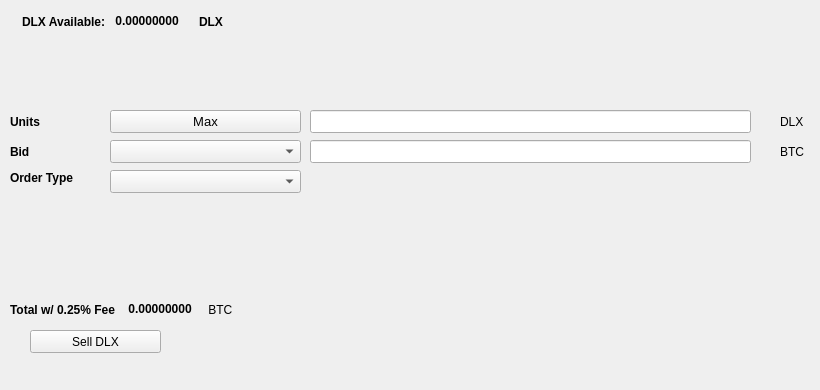
   <widget class="QWidget" name="SellTab">
    <attribute name="title">
     <string>Sell</string>
    </attribute>
    <widget class="QLabel" name="label_16">
     <property name="geometry">
      <rect>
       <x>780</x>
       <y>140</y>
       <width>31</width>
       <height>23</height>
      </rect>
     </property>
     <property name="text">
      <string>BTC</string>
     </property>
    </widget>
    <widget class="QComboBox" name="SellBidcomboBox">
     <property name="geometry">
      <rect>
       <x>110</x>
       <y>140</y>
       <width>191</width>
       <height>23</height>
      </rect>
     </property>
     <property name="font">
      <font>
       <pointsize>10</pointsize>
      </font>
     </property>
    </widget>
    <widget class="QLabel" name="label_18">
     <property name="geometry">
      <rect>
       <x>10</x>
       <y>110</y>
       <width>46</width>
       <height>23</height>
      </rect>
     </property>
     <property name="font">
      <font>
       <weight>75</weight>
       <bold>true</bold>
      </font>
     </property>
     <property name="text">
      <string>Units</string>
     </property>
    </widget>
    <widget class="QPushButton" name="Sell_Max_Amount">
     <property name="geometry">
      <rect>
       <x>110</x>
       <y>110</y>
       <width>191</width>
       <height>23</height>
      </rect>
     </property>
     <property name="font">
      <font>
       <pointsize>10</pointsize>
      </font>
     </property>
     <property name="text">
      <string>Max</string>
     </property>
    </widget>
    <widget class="QLabel" name="label_20">
     <property name="geometry">
      <rect>
       <x>10</x>
       <y>170</y>
       <width>91</width>
       <height>16</height>
      </rect>
     </property>
     <property name="font">
      <font>
       <weight>75</weight>
       <bold>true</bold>
      </font>
     </property>
     <property name="text">
      <string>Order Type</string>
     </property>
    </widget>
    <widget class="QComboBox" name="SellOrdertypeCombo">
     <property name="geometry">
      <rect>
       <x>110</x>
       <y>170</y>
       <width>191</width>
       <height>23</height>
      </rect>
     </property>
     <property name="font">
      <font>
       <pointsize>10</pointsize>
      </font>
     </property>
    </widget>
    <widget class="QLabel" name="label_21">
     <property name="geometry">
      <rect>
       <x>10</x>
       <y>140</y>
       <width>46</width>
       <height>23</height>
      </rect>
     </property>
     <property name="font">
      <font>
       <weight>75</weight>
       <bold>true</bold>
      </font>
     </property>
     <property name="text">
      <string>Bid</string>
     </property>
    </widget>
    <widget class="QLabel" name="label_22">
     <property name="geometry">
      <rect>
       <x>780</x>
       <y>110</y>
       <width>31</width>
       <height>23</height>
      </rect>
     </property>
     <property name="text">
      <string>DLX</string>
     </property>
    </widget>
    <widget class="QLineEdit" name="UnitsInputDLX">
     <property name="geometry">
      <rect>
       <x>310</x>
       <y>110</y>
       <width>441</width>
       <height>23</height>
      </rect>
     </property>
     <property name="font">
      <font>
       <pointsize>9</pointsize>
       <weight>75</weight>
       <bold>true</bold>
      </font>
     </property>
    </widget>
    <widget class="QLineEdit" name="SellBidPriceEdit">
     <property name="geometry">
      <rect>
       <x>310</x>
       <y>140</y>
       <width>441</width>
       <height>23</height>
      </rect>
     </property>
     <property name="font">
      <font>
       <pointsize>9</pointsize>
       <weight>75</weight>
       <bold>true</bold>
      </font>
     </property>
    </widget>
    <widget class="QPushButton" name="SellDLXBTN">
     <property name="geometry">
      <rect>
       <x>30</x>
       <y>330</y>
       <width>131</width>
       <height>23</height>
      </rect>
     </property>
     <property name="text">
      <string>Sell DLX</string>
     </property>
     <property name="icon">
      <iconset resource="../diplexcoin">
       <normaloff>:/icons/bitcoin</normaloff>:/icons/bitcoin</iconset>
     </property>
    </widget>
    <widget class="QWidget" name="layoutWidget3">
     <property name="geometry">
      <rect>
       <x>22</x>
       <y>12</y>
       <width>258</width>
       <height>19</height>
      </rect>
     </property>
     <layout class="QHBoxLayout" name="horizontalLayout">
      <item>
       <widget class="QLabel" name="label232_2">
        <property name="font">
         <font>
          <weight>75</weight>
          <bold>true</bold>
         </font>
        </property>
        <property name="text">
         <string>DLX Available:</string>
        </property>
       </widget>
      </item>
      <item>
       <widget class="QLabel" name="DLXAvailableLabel">
        <property name="palette">
         <palette>
          <active>
           <colorrole role="WindowText">
            <brush brushstyle="SolidPattern">
             <color alpha="255">
              <red>0</red>
              <green>0</green>
              <blue>0</blue>
             </color>
            </brush>
           </colorrole>
           <colorrole role="Button">
            <brush brushstyle="SolidPattern">
             <color alpha="255">
              <red>0</red>
              <green>170</green>
              <blue>0</blue>
             </color>
            </brush>
           </colorrole>
           <colorrole role="Light">
            <brush brushstyle="SolidPattern">
             <color alpha="255">
              <red>0</red>
              <green>255</green>
              <blue>0</blue>
             </color>
            </brush>
           </colorrole>
           <colorrole role="Midlight">
            <brush brushstyle="SolidPattern">
             <color alpha="255">
              <red>0</red>
              <green>212</green>
              <blue>0</blue>
             </color>
            </brush>
           </colorrole>
           <colorrole role="Dark">
            <brush brushstyle="SolidPattern">
             <color alpha="255">
              <red>0</red>
              <green>85</green>
              <blue>0</blue>
             </color>
            </brush>
           </colorrole>
           <colorrole role="Mid">
            <brush brushstyle="SolidPattern">
             <color alpha="255">
              <red>0</red>
              <green>113</green>
              <blue>0</blue>
             </color>
            </brush>
           </colorrole>
           <colorrole role="Text">
            <brush brushstyle="SolidPattern">
             <color alpha="255">
              <red>0</red>
              <green>170</green>
              <blue>0</blue>
             </color>
            </brush>
           </colorrole>
           <colorrole role="BrightText">
            <brush brushstyle="SolidPattern">
             <color alpha="255">
              <red>255</red>
              <green>255</green>
              <blue>255</blue>
             </color>
            </brush>
           </colorrole>
           <colorrole role="ButtonText">
            <brush brushstyle="SolidPattern">
             <color alpha="255">
              <red>0</red>
              <green>0</green>
              <blue>0</blue>
             </color>
            </brush>
           </colorrole>
           <colorrole role="Base">
            <brush brushstyle="SolidPattern">
             <color alpha="255">
              <red>255</red>
              <green>255</green>
              <blue>255</blue>
             </color>
            </brush>
           </colorrole>
           <colorrole role="Window">
            <brush brushstyle="SolidPattern">
             <color alpha="255">
              <red>0</red>
              <green>170</green>
              <blue>0</blue>
             </color>
            </brush>
           </colorrole>
           <colorrole role="Shadow">
            <brush brushstyle="SolidPattern">
             <color alpha="255">
              <red>0</red>
              <green>0</green>
              <blue>0</blue>
             </color>
            </brush>
           </colorrole>
           <colorrole role="AlternateBase">
            <brush brushstyle="SolidPattern">
             <color alpha="255">
              <red>127</red>
              <green>212</green>
              <blue>127</blue>
             </color>
            </brush>
           </colorrole>
           <colorrole role="ToolTipBase">
            <brush brushstyle="SolidPattern">
             <color alpha="255">
              <red>255</red>
              <green>255</green>
              <blue>220</blue>
             </color>
            </brush>
           </colorrole>
           <colorrole role="ToolTipText">
            <brush brushstyle="SolidPattern">
             <color alpha="255">
              <red>0</red>
              <green>0</green>
              <blue>0</blue>
             </color>
            </brush>
           </colorrole>
          </active>
          <inactive>
           <colorrole role="WindowText">
            <brush brushstyle="SolidPattern">
             <color alpha="255">
              <red>0</red>
              <green>0</green>
              <blue>0</blue>
             </color>
            </brush>
           </colorrole>
           <colorrole role="Button">
            <brush brushstyle="SolidPattern">
             <color alpha="255">
              <red>0</red>
              <green>170</green>
              <blue>0</blue>
             </color>
            </brush>
           </colorrole>
           <colorrole role="Light">
            <brush brushstyle="SolidPattern">
             <color alpha="255">
              <red>0</red>
              <green>255</green>
              <blue>0</blue>
             </color>
            </brush>
           </colorrole>
           <colorrole role="Midlight">
            <brush brushstyle="SolidPattern">
             <color alpha="255">
              <red>0</red>
              <green>212</green>
              <blue>0</blue>
             </color>
            </brush>
           </colorrole>
           <colorrole role="Dark">
            <brush brushstyle="SolidPattern">
             <color alpha="255">
              <red>0</red>
              <green>85</green>
              <blue>0</blue>
             </color>
            </brush>
           </colorrole>
           <colorrole role="Mid">
            <brush brushstyle="SolidPattern">
             <color alpha="255">
              <red>0</red>
              <green>113</green>
              <blue>0</blue>
             </color>
            </brush>
           </colorrole>
           <colorrole role="Text">
            <brush brushstyle="SolidPattern">
             <color alpha="255">
              <red>0</red>
              <green>170</green>
              <blue>0</blue>
             </color>
            </brush>
           </colorrole>
           <colorrole role="BrightText">
            <brush brushstyle="SolidPattern">
             <color alpha="255">
              <red>255</red>
              <green>255</green>
              <blue>255</blue>
             </color>
            </brush>
           </colorrole>
           <colorrole role="ButtonText">
            <brush brushstyle="SolidPattern">
             <color alpha="255">
              <red>0</red>
              <green>0</green>
              <blue>0</blue>
             </color>
            </brush>
           </colorrole>
           <colorrole role="Base">
            <brush brushstyle="SolidPattern">
             <color alpha="255">
              <red>255</red>
              <green>255</green>
              <blue>255</blue>
             </color>
            </brush>
           </colorrole>
           <colorrole role="Window">
            <brush brushstyle="SolidPattern">
             <color alpha="255">
              <red>0</red>
              <green>170</green>
              <blue>0</blue>
             </color>
            </brush>
           </colorrole>
           <colorrole role="Shadow">
            <brush brushstyle="SolidPattern">
             <color alpha="255">
              <red>0</red>
              <green>0</green>
              <blue>0</blue>
             </color>
            </brush>
           </colorrole>
           <colorrole role="AlternateBase">
            <brush brushstyle="SolidPattern">
             <color alpha="255">
              <red>127</red>
              <green>212</green>
              <blue>127</blue>
             </color>
            </brush>
           </colorrole>
           <colorrole role="ToolTipBase">
            <brush brushstyle="SolidPattern">
             <color alpha="255">
              <red>255</red>
              <green>255</green>
              <blue>220</blue>
             </color>
            </brush>
           </colorrole>
           <colorrole role="ToolTipText">
            <brush brushstyle="SolidPattern">
             <color alpha="255">
              <red>0</red>
              <green>0</green>
              <blue>0</blue>
             </color>
            </brush>
           </colorrole>
          </inactive>
          <disabled>
           <colorrole role="WindowText">
            <brush brushstyle="SolidPattern">
             <color alpha="255">
              <red>0</red>
              <green>85</green>
              <blue>0</blue>
             </color>
            </brush>
           </colorrole>
           <colorrole role="Button">
            <brush brushstyle="SolidPattern">
             <color alpha="255">
              <red>0</red>
              <green>170</green>
              <blue>0</blue>
             </color>
            </brush>
           </colorrole>
           <colorrole role="Light">
            <brush brushstyle="SolidPattern">
             <color alpha="255">
              <red>0</red>
              <green>255</green>
              <blue>0</blue>
             </color>
            </brush>
           </colorrole>
           <colorrole role="Midlight">
            <brush brushstyle="SolidPattern">
             <color alpha="255">
              <red>0</red>
              <green>212</green>
              <blue>0</blue>
             </color>
            </brush>
           </colorrole>
           <colorrole role="Dark">
            <brush brushstyle="SolidPattern">
             <color alpha="255">
              <red>0</red>
              <green>85</green>
              <blue>0</blue>
             </color>
            </brush>
           </colorrole>
           <colorrole role="Mid">
            <brush brushstyle="SolidPattern">
             <color alpha="255">
              <red>0</red>
              <green>113</green>
              <blue>0</blue>
             </color>
            </brush>
           </colorrole>
           <colorrole role="Text">
            <brush brushstyle="SolidPattern">
             <color alpha="255">
              <red>0</red>
              <green>85</green>
              <blue>0</blue>
             </color>
            </brush>
           </colorrole>
           <colorrole role="BrightText">
            <brush brushstyle="SolidPattern">
             <color alpha="255">
              <red>255</red>
              <green>255</green>
              <blue>255</blue>
             </color>
            </brush>
           </colorrole>
           <colorrole role="ButtonText">
            <brush brushstyle="SolidPattern">
             <color alpha="255">
              <red>0</red>
              <green>85</green>
              <blue>0</blue>
             </color>
            </brush>
           </colorrole>
           <colorrole role="Base">
            <brush brushstyle="SolidPattern">
             <color alpha="255">
              <red>0</red>
              <green>170</green>
              <blue>0</blue>
             </color>
            </brush>
           </colorrole>
           <colorrole role="Window">
            <brush brushstyle="SolidPattern">
             <color alpha="255">
              <red>0</red>
              <green>170</green>
              <blue>0</blue>
             </color>
            </brush>
           </colorrole>
           <colorrole role="Shadow">
            <brush brushstyle="SolidPattern">
             <color alpha="255">
              <red>0</red>
              <green>0</green>
              <blue>0</blue>
             </color>
            </brush>
           </colorrole>
           <colorrole role="AlternateBase">
            <brush brushstyle="SolidPattern">
             <color alpha="255">
              <red>0</red>
              <green>170</green>
              <blue>0</blue>
             </color>
            </brush>
           </colorrole>
           <colorrole role="ToolTipBase">
            <brush brushstyle="SolidPattern">
             <color alpha="255">
              <red>255</red>
              <green>255</green>
              <blue>220</blue>
             </color>
            </brush>
           </colorrole>
           <colorrole role="ToolTipText">
            <brush brushstyle="SolidPattern">
             <color alpha="255">
              <red>0</red>
              <green>0</green>
              <blue>0</blue>
             </color>
            </brush>
           </colorrole>
          </disabled>
         </palette>
        </property>
        <property name="font">
         <font>
          <weight>75</weight>
          <bold>true</bold>
         </font>
        </property>
        <property name="text">
         <string> 0.00000000 </string>
        </property>
        <property name="textInteractionFlags">
         <set>Qt::LinksAccessibleByMouse|Qt::TextSelectableByKeyboard|Qt::TextSelectableByMouse</set>
        </property>
       </widget>
      </item>
      <item>
       <widget class="QLabel" name="labelDLX">
        <property name="font">
         <font>
          <weight>75</weight>
          <bold>true</bold>
         </font>
        </property>
        <property name="text">
         <string>DLX</string>
        </property>
       </widget>
      </item>
     </layout>
    </widget>
    <widget class="QWidget" name="layoutWidget">
     <property name="geometry">
      <rect>
       <x>10</x>
       <y>300</y>
       <width>268</width>
       <height>19</height>
      </rect>
     </property>
     <layout class="QHBoxLayout" name="horizontalLayout_2">
      <item>
       <widget class="QLabel" name="label_19">
        <property name="font">
         <font>
          <weight>75</weight>
          <bold>true</bold>
         </font>
        </property>
        <property name="text">
         <string>Total w/ 0.25% Fee </string>
        </property>
       </widget>
      </item>
      <item>
       <widget class="QLabel" name="SellCostLabel">
        <property name="palette">
         <palette>
          <active>
           <colorrole role="WindowText">
            <brush brushstyle="SolidPattern">
             <color alpha="255">
              <red>0</red>
              <green>0</green>
              <blue>0</blue>
             </color>
            </brush>
           </colorrole>
           <colorrole role="Button">
            <brush brushstyle="SolidPattern">
             <color alpha="255">
              <red>0</red>
              <green>170</green>
              <blue>0</blue>
             </color>
            </brush>
           </colorrole>
           <colorrole role="Light">
            <brush brushstyle="SolidPattern">
             <color alpha="255">
              <red>0</red>
              <green>255</green>
              <blue>0</blue>
             </color>
            </brush>
           </colorrole>
           <colorrole role="Midlight">
            <brush brushstyle="SolidPattern">
             <color alpha="255">
              <red>0</red>
              <green>212</green>
              <blue>0</blue>
             </color>
            </brush>
           </colorrole>
           <colorrole role="Dark">
            <brush brushstyle="SolidPattern">
             <color alpha="255">
              <red>0</red>
              <green>85</green>
              <blue>0</blue>
             </color>
            </brush>
           </colorrole>
           <colorrole role="Mid">
            <brush brushstyle="SolidPattern">
             <color alpha="255">
              <red>0</red>
              <green>113</green>
              <blue>0</blue>
             </color>
            </brush>
           </colorrole>
           <colorrole role="Text">
            <brush brushstyle="SolidPattern">
             <color alpha="255">
              <red>0</red>
              <green>170</green>
              <blue>0</blue>
             </color>
            </brush>
           </colorrole>
           <colorrole role="BrightText">
            <brush brushstyle="SolidPattern">
             <color alpha="255">
              <red>255</red>
              <green>255</green>
              <blue>255</blue>
             </color>
            </brush>
           </colorrole>
           <colorrole role="ButtonText">
            <brush brushstyle="SolidPattern">
             <color alpha="255">
              <red>0</red>
              <green>0</green>
              <blue>0</blue>
             </color>
            </brush>
           </colorrole>
           <colorrole role="Base">
            <brush brushstyle="SolidPattern">
             <color alpha="255">
              <red>255</red>
              <green>255</green>
              <blue>255</blue>
             </color>
            </brush>
           </colorrole>
           <colorrole role="Window">
            <brush brushstyle="SolidPattern">
             <color alpha="255">
              <red>0</red>
              <green>170</green>
              <blue>0</blue>
             </color>
            </brush>
           </colorrole>
           <colorrole role="Shadow">
            <brush brushstyle="SolidPattern">
             <color alpha="255">
              <red>0</red>
              <green>0</green>
              <blue>0</blue>
             </color>
            </brush>
           </colorrole>
           <colorrole role="AlternateBase">
            <brush brushstyle="SolidPattern">
             <color alpha="255">
              <red>127</red>
              <green>212</green>
              <blue>127</blue>
             </color>
            </brush>
           </colorrole>
           <colorrole role="ToolTipBase">
            <brush brushstyle="SolidPattern">
             <color alpha="255">
              <red>255</red>
              <green>255</green>
              <blue>220</blue>
             </color>
            </brush>
           </colorrole>
           <colorrole role="ToolTipText">
            <brush brushstyle="SolidPattern">
             <color alpha="255">
              <red>0</red>
              <green>0</green>
              <blue>0</blue>
             </color>
            </brush>
           </colorrole>
          </active>
          <inactive>
           <colorrole role="WindowText">
            <brush brushstyle="SolidPattern">
             <color alpha="255">
              <red>0</red>
              <green>0</green>
              <blue>0</blue>
             </color>
            </brush>
           </colorrole>
           <colorrole role="Button">
            <brush brushstyle="SolidPattern">
             <color alpha="255">
              <red>0</red>
              <green>170</green>
              <blue>0</blue>
             </color>
            </brush>
           </colorrole>
           <colorrole role="Light">
            <brush brushstyle="SolidPattern">
             <color alpha="255">
              <red>0</red>
              <green>255</green>
              <blue>0</blue>
             </color>
            </brush>
           </colorrole>
           <colorrole role="Midlight">
            <brush brushstyle="SolidPattern">
             <color alpha="255">
              <red>0</red>
              <green>212</green>
              <blue>0</blue>
             </color>
            </brush>
           </colorrole>
           <colorrole role="Dark">
            <brush brushstyle="SolidPattern">
             <color alpha="255">
              <red>0</red>
              <green>85</green>
              <blue>0</blue>
             </color>
            </brush>
           </colorrole>
           <colorrole role="Mid">
            <brush brushstyle="SolidPattern">
             <color alpha="255">
              <red>0</red>
              <green>113</green>
              <blue>0</blue>
             </color>
            </brush>
           </colorrole>
           <colorrole role="Text">
            <brush brushstyle="SolidPattern">
             <color alpha="255">
              <red>0</red>
              <green>170</green>
              <blue>0</blue>
             </color>
            </brush>
           </colorrole>
           <colorrole role="BrightText">
            <brush brushstyle="SolidPattern">
             <color alpha="255">
              <red>255</red>
              <green>255</green>
              <blue>255</blue>
             </color>
            </brush>
           </colorrole>
           <colorrole role="ButtonText">
            <brush brushstyle="SolidPattern">
             <color alpha="255">
              <red>0</red>
              <green>0</green>
              <blue>0</blue>
             </color>
            </brush>
           </colorrole>
           <colorrole role="Base">
            <brush brushstyle="SolidPattern">
             <color alpha="255">
              <red>255</red>
              <green>255</green>
              <blue>255</blue>
             </color>
            </brush>
           </colorrole>
           <colorrole role="Window">
            <brush brushstyle="SolidPattern">
             <color alpha="255">
              <red>0</red>
              <green>170</green>
              <blue>0</blue>
             </color>
            </brush>
           </colorrole>
           <colorrole role="Shadow">
            <brush brushstyle="SolidPattern">
             <color alpha="255">
              <red>0</red>
              <green>0</green>
              <blue>0</blue>
             </color>
            </brush>
           </colorrole>
           <colorrole role="AlternateBase">
            <brush brushstyle="SolidPattern">
             <color alpha="255">
              <red>127</red>
              <green>212</green>
              <blue>127</blue>
             </color>
            </brush>
           </colorrole>
           <colorrole role="ToolTipBase">
            <brush brushstyle="SolidPattern">
             <color alpha="255">
              <red>255</red>
              <green>255</green>
              <blue>220</blue>
             </color>
            </brush>
           </colorrole>
           <colorrole role="ToolTipText">
            <brush brushstyle="SolidPattern">
             <color alpha="255">
              <red>0</red>
              <green>0</green>
              <blue>0</blue>
             </color>
            </brush>
           </colorrole>
          </inactive>
          <disabled>
           <colorrole role="WindowText">
            <brush brushstyle="SolidPattern">
             <color alpha="255">
              <red>0</red>
              <green>85</green>
              <blue>0</blue>
             </color>
            </brush>
           </colorrole>
           <colorrole role="Button">
            <brush brushstyle="SolidPattern">
             <color alpha="255">
              <red>0</red>
              <green>170</green>
              <blue>0</blue>
             </color>
            </brush>
           </colorrole>
           <colorrole role="Light">
            <brush brushstyle="SolidPattern">
             <color alpha="255">
              <red>0</red>
              <green>255</green>
              <blue>0</blue>
             </color>
            </brush>
           </colorrole>
           <colorrole role="Midlight">
            <brush brushstyle="SolidPattern">
             <color alpha="255">
              <red>0</red>
              <green>212</green>
              <blue>0</blue>
             </color>
            </brush>
           </colorrole>
           <colorrole role="Dark">
            <brush brushstyle="SolidPattern">
             <color alpha="255">
              <red>0</red>
              <green>85</green>
              <blue>0</blue>
             </color>
            </brush>
           </colorrole>
           <colorrole role="Mid">
            <brush brushstyle="SolidPattern">
             <color alpha="255">
              <red>0</red>
              <green>113</green>
              <blue>0</blue>
             </color>
            </brush>
           </colorrole>
           <colorrole role="Text">
            <brush brushstyle="SolidPattern">
             <color alpha="255">
              <red>0</red>
              <green>85</green>
              <blue>0</blue>
             </color>
            </brush>
           </colorrole>
           <colorrole role="BrightText">
            <brush brushstyle="SolidPattern">
             <color alpha="255">
              <red>255</red>
              <green>255</green>
              <blue>255</blue>
             </color>
            </brush>
           </colorrole>
           <colorrole role="ButtonText">
            <brush brushstyle="SolidPattern">
             <color alpha="255">
              <red>0</red>
              <green>85</green>
              <blue>0</blue>
             </color>
            </brush>
           </colorrole>
           <colorrole role="Base">
            <brush brushstyle="SolidPattern">
             <color alpha="255">
              <red>0</red>
              <green>170</green>
              <blue>0</blue>
             </color>
            </brush>
           </colorrole>
           <colorrole role="Window">
            <brush brushstyle="SolidPattern">
             <color alpha="255">
              <red>0</red>
              <green>170</green>
              <blue>0</blue>
             </color>
            </brush>
           </colorrole>
           <colorrole role="Shadow">
            <brush brushstyle="SolidPattern">
             <color alpha="255">
              <red>0</red>
              <green>0</green>
              <blue>0</blue>
             </color>
            </brush>
           </colorrole>
           <colorrole role="AlternateBase">
            <brush brushstyle="SolidPattern">
             <color alpha="255">
              <red>0</red>
              <green>170</green>
              <blue>0</blue>
             </color>
            </brush>
           </colorrole>
           <colorrole role="ToolTipBase">
            <brush brushstyle="SolidPattern">
             <color alpha="255">
              <red>255</red>
              <green>255</green>
              <blue>220</blue>
             </color>
            </brush>
           </colorrole>
           <colorrole role="ToolTipText">
            <brush brushstyle="SolidPattern">
             <color alpha="255">
              <red>0</red>
              <green>0</green>
              <blue>0</blue>
             </color>
            </brush>
           </colorrole>
          </disabled>
         </palette>
        </property>
        <property name="font">
         <font>
          <weight>75</weight>
          <bold>true</bold>
         </font>
        </property>
        <property name="autoFillBackground">
         <bool>false</bool>
        </property>
        <property name="text">
         <string> 0.00000000</string>
        </property>
        <property name="textInteractionFlags">
         <set>Qt::LinksAccessibleByMouse|Qt::TextSelectableByMouse</set>
        </property>
       </widget>
      </item>
      <item>
       <widget class="QLabel" name="label_17">
        <property name="font">
         <font>
          <weight>50</weight>
          <bold>false</bold>
         </font>
        </property>
        <property name="text">
         <string> BTC</string>
        </property>
       </widget>
      </item>
     </layout>
    </widget>
    <widget class="QLabel" name="label_23">
     <property name="geometry">
      <rect>
       <x>460</x>
       <y>300</y>
       <width>281</width>
       <height>81</height>
      </rect>
     </property>
     <property name="text">
      <string/>
     </property>
     <property name="pixmap">
      <pixmap>:/images/bittrex</pixmap>
     </property>
    </widget>
   </widget>
